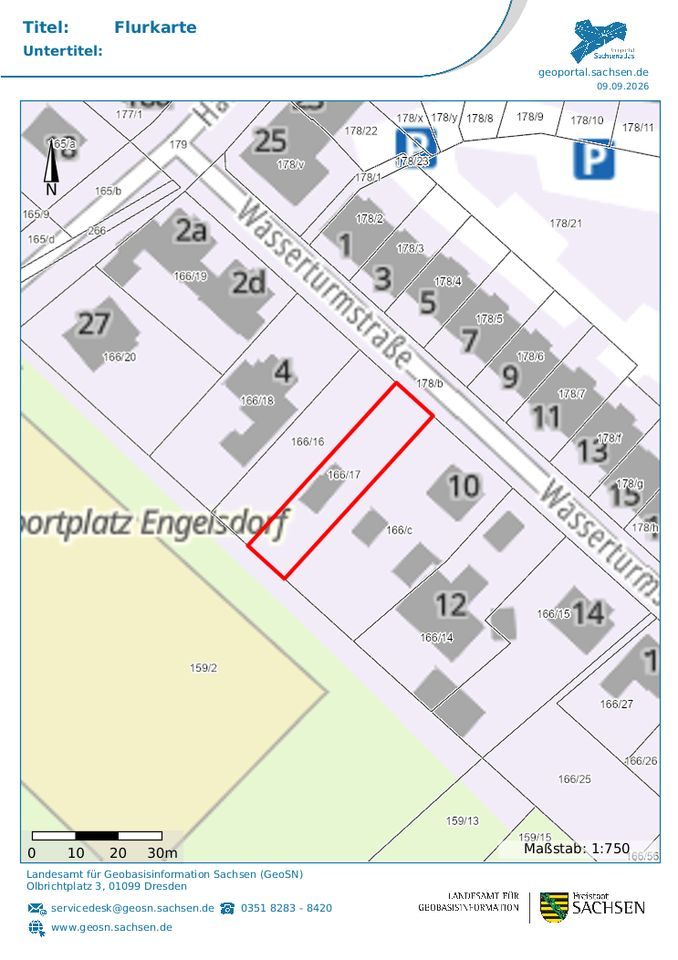
#> input picture backend/tests/fixtures/inserat-flurkarte-engelsdorf.jpg, 678 x 960 px
$ python -i ocr.py   (imports and definitions only)
#> lines starting #> are read from the running program, lines starting #| are printed output that depends on the picture
"""Reading a listing's images for cadastral references.

A seller who attaches a Geoportal print has already answered the question the
whole search exists for. Tesseract reads that print's title block reliably --
"Flurstück 790/11", "Wiesenstraße - Großbothen" -- and reads nothing at all off
a site photograph, which is exactly the property that makes this safe: the
pattern filter carries the safety, so every image is read and no classifier is
needed.

The ladder is measured, not guessed (``docs/research/flurstueck-identifikation.md``
§ 10). Upscaling is the fix, not orientation detection:

    upscale to a long edge of 1500 px  ->  --psm 6  ->  --psm 1 only if nothing matched

A 2x Lanczos upscale repaired ``--psm 1``'s blindness to a 180 deg flip and a
7 deg tilt with no deskewing at all. An orientation pre-pass costs the same on
*every* image and brings three failure modes with it, including reporting the
complement for a quarter turn -- so there is none.

The dangerous failure is not an empty answer. At 7 deg and native size the
reader returned ``Flurstück 790717``: it found the word and corrupted the
digits, and a plausible wrong number resolves to a real but foreign parcel.
That is why nothing here trusts its own output -- the numbers go out as
*Indizien* to be checked against the cadastre, and one whose numerator is wider
than the AdV key allows is dropped before it costs a request.

Tesseract is an optional dependency, like the POI index: absent, this module
says so and the search runs on text alone.
"""

from __future__ import annotations

import io
import re
import shutil
import subprocess
from dataclasses import dataclass, field

from ..errors import UpstreamError
from ..schemas import Indiz
from ..settings import AppSettings
from ..upstream import request
from ..search.indicia import normalise_parcel_number, parcel_label

SERVICE_NAME = "Die Texterkennung"

# The binary and the German language data. Both have to be there: the default
# model reads German text as English words and the parcel numbers survive, but
# the words around them -- "Flurstück", "Gemarkung" -- are what the patterns
# key on.
BINARY = "tesseract"
LANGUAGE = "deu"

# Long edge to scale every image up to before reading. The research treated
# this as a rescue for small prints and assumed real photographs would exceed
# it -- measured 05.09.2026, they do not: what a portal *serves* is 678 x 960
# for the cadastral extract and 960 x 720 for a site photograph, whatever the
# camera produced. So the upscale that repaired a 7 degree tilt and a 180
# degree flip runs on every image in production, not on the odd one.
TARGET_LONG_EDGE = 1500

# Two passes, in this order. ``psm 6`` reads an upright block; ``psm 1``
# handles the quarter turns and costs another ~900 ms, so it only runs when
# the first pass matched nothing.
PAGE_MODES = ("6", "1")

# How long one image may take. Measured sequentially: 0,9 s when the first
# pass matches, up to ~5 s for a large photograph where both passes run and
# find nothing. Generous against that, and short enough that one stuck process
# cannot hold up a search.
TIMEOUT_S = 30

# „Flurstück 790/11“, „Flurstücks-Nr. 85/1“, „Flst. 476“. The label has to be
# there: a bare number on a map is one of the small in-map labels, which the
# same measurement showed come out as garbage.
#
# The `l` is allowed to be an `i`, a `1` or a bar, because that is what the
# reader actually returns. Measured on the Borna advert's Liegenschaftskarte:
# the title block came back as „Fiurstück: 107/60“, so the one number on the
# sheet that means anything was thrown away while the Gemarkung beside it was
# read correctly. The rest of the word carries the specificity — „urst…ck“
# preceded by an f and followed by a number is not a shape that occurs by
# accident — so this costs no precision.
_PARCEL_RE = re.compile(
    r"(?:f[li1|]urst(?:ü|u|ue|ii)?ck(?:s)?[\s\-]*(?:nr\.?|nummer)?"
    r"|f[li1|]st\.?[\s\-]*(?:nr\.?)?)"
    r"\s*[:.]?\s*(\d{1,6})\s*(?:/\s*(\d{1,5}|[a-zA-Z]))?",
    re.IGNORECASE,
)
# Same tolerance for the district label. „Thräna“ itself comes back without its
# umlaut („Thrana“) and that costs nothing — the directory folds diacritics —
# but the *label* has to be recognised or the name is never looked at.
_DISTRICT_RE = re.compile(
    r"gemarkung\s*[:.]?\s*([A-ZÄÖÜ][\wäöüßÄÖÜ.\-]{2,}(?:[ -][A-ZÄÖÜ][\wäöüßÄÖÜ.\-]+)?)",
    re.IGNORECASE,
)

# The GeoSN signs every sheet it issues with its own address. A street or a
# place read next to one of these is the authority, not the plot.
_AUTHORITY = ("landesamt", "geobasisinformation", "olbrichtplatz", "geosn", "staatsbetrieb")

# The seller's own marking. A Geoportal „Flurkarte“ printed with an empty title
# carries no labelled number at all -- measured on advert 3520842196 (Leipzig-
# Engelsdorf, 23.09.2026): „Titel: Flurkarte“, „Untertitel:“ blank, and the plot
# is only a red frame drawn round the in-map label 166/17. The full-page pass
# does not even return that label, and a bare number anywhere else on the sheet
# is a neighbour. *Inside* the frame it is the plot: the frame is the statement.
#
# Red, strongly: the GeoSN sheet uses no saturated red of its own (its blues,
# purples and greys are far from it), and on the site photographs of that advert
# not one pixel passed.
_MARK_MIN_RED = 170
_MARK_MAX_OTHER = 90
_MARK_MIN_CONTRAST = 110
# Fewer red pixels than this is a speck, not a frame round a parcel. The frame
# on the measured sheet has ~1 800 at 678 x 960.
MARK_MIN_PIXELS = 200
# An enclosed interior smaller than this is the hole in a red letter, not a
# parcel. The measured frame encloses ~9 300.
MARK_MIN_INTERIOR = 400
# The in-map labels are ~9 px tall at the served size, which is why the page
# pass turns them into garbage. Enlarged, they read -- but no single factor
# reads every sheet: measured on the two real prints and on the Engelsdorf one
# turned by -5..+3 degrees, x4 read „90111“ off the Großbothen frame, x6 read
# „166/417“ off the turned Engelsdorf one, and x5 missed it at +3 degrees. Each
# scale is wrong somewhere; no two were wrong *alike*. So the crop is read at
# three, and a number counts only when two of them agree on it.
MARK_SCALES = (4, 5, 6)
MARK_AGREEMENT = 2
# ``psm 11`` -- sparse text, no assumption of lines. The masked crop is a white
# field with one label and a building in it; ``psm 6`` returned „Fi“ for the
# measured frame, ``psm 11`` returned „166/17“.
MARK_PAGE_MODE = "11"
# Inside a frame only the fraction form is taken. A bare number there is as
# likely a house number printed on the building (the ``10``, ``12`` beside the
# measured plot) as a parcel without denominator, and a plausible wrong number
# is the one failure this module exists to avoid.
_MARKED_PARCEL_RE = re.compile(r"(?<![\d/])(\d{1,6})\s*/\s*(\d{1,5}|[a-zA-Z])(?![\w/])")

# How much text an image has to yield before it is worth looking at. Below
# this the reader found noise, and noise is where a garbled number comes from.
MIN_CHARACTERS = 12


def available() -> bool:
    """Whether this server can read an image at all."""

    return shutil.which(BINARY) is not None


# [87 lines left out: functions languages, status, upscale, read, _line_around, not called in this run]


def _mentions_authority(text: str) -> bool:
    lowered = text.lower()
    return any(marker in lowered for marker in _AUTHORITY)


@dataclass
class ImageReading:
    """What one image yielded, and what it cost.

    ``failed`` is the point of this class rather than a bare string: a reader
    that timed out and a picture of a lawn produce the same empty answer, and
    reporting the first as the second is how "no cadastral extract attached"
    becomes a claim the search never actually checked.
    """

    quelle: str
    # The picture itself. A line of OCR text is the least checkable evidence in
    # the search, so anything read here can be looked at rather than trusted.
    url: str | None = None
    text: str = ""
    modes: list[str] = field(default_factory=list)
    parcels: list[str] = field(default_factory=list)
    districts: list[str] = field(default_factory=list)
    failed: str | None = None
    # The parcels were read inside the seller's marking, not off a label.
    # Said in the Indiz, because it is a different claim about the sheet.
    marked: bool = False

    @property
    def useful(self) -> bool:
        return bool(self.parcels or self.districts)


# [147 lines left out: functions patterns, marked_region, _enlarged, marked_parcels, _read_marking, not called in this run]


def read_image(data: bytes, quelle: str = "Bild", url: str | None = None) -> ImageReading:
    """The full ladder over one image: upscale, ``psm 6``, then ``psm 1``.

    When neither pass found a labelled parcel number, a red frame on the sheet
    is read on its own. It costs nothing on a photograph -- no frame, no pass.
    """

    reading = ImageReading(quelle=quelle, url=url)
    if not available():
        reading.failed = "keine Texterkennung auf diesem Server"
        return reading
    enlarged = upscale(data)
    for mode in PAGE_MODES:
        text, failure = read(enlarged, mode)
        reading.modes.append(mode)
        if failure:
            reading.failed = failure
            return reading
        if len(text.strip()) < MIN_CHARACTERS:
            continue
        parcels, districts = patterns(text)
        if parcels or districts:
            reading.text = text
            reading.parcels, reading.districts = parcels, districts
            break
        reading.text = reading.text or text
    if not reading.parcels:
        _read_marking(data, reading)
    return reading


# [12 lines not run here, left out]


# [53 lines that did not run here, left out]


def _excerpt(text: str, needle: str, pad: int = 40) -> str:
    """The line the value was read from -- the Beleg a person can check.

    Text recognition has no rectangle to hand back here, so the line it read is
    the closest thing to one. An Indiz whose evidence cannot be looked at is an
    Indiz nobody can resolve a contradiction with.
    """

    lowered, target = text.lower(), needle.split("/")[0].lower()
    index = lowered.find(target)
    if index < 0:
        return "aus einem Bild gelesen"
    left = max(0, index - pad)
    return " ".join(text[left : index + len(needle) + pad].split())

>>> import cv2
>>> picture = cv2.imread('../../tests/fixtures/inserat-flurkarte-engelsdorf.jpg', cv2.IMREAD_GRAYSCALE)
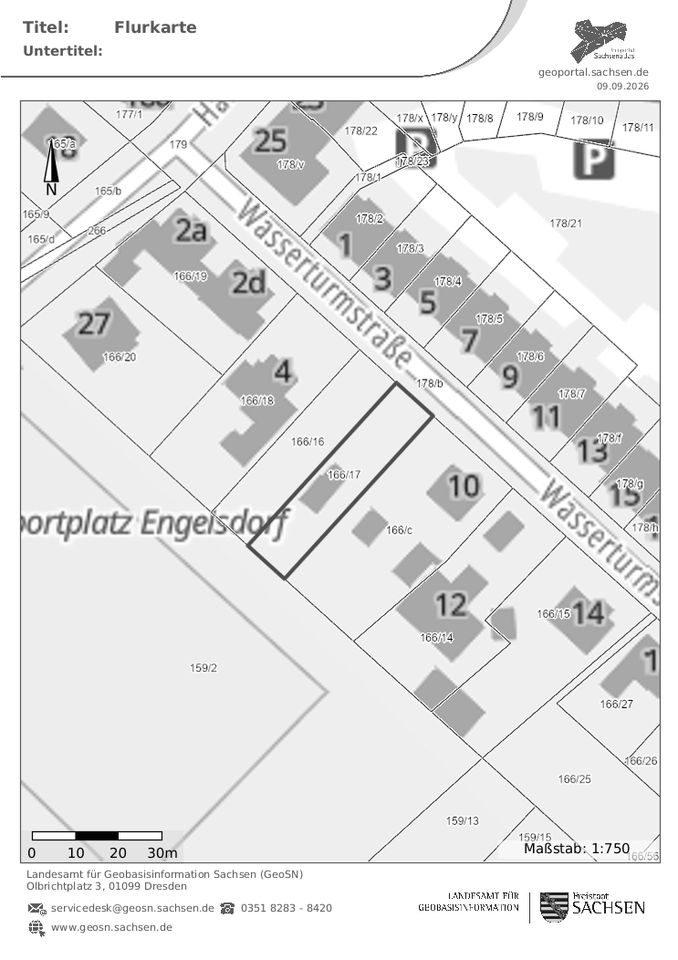
#> picture: shape (960, 678); min 0, max 255, mean 228.3
>>> result = read_image(picture)

$ run again, on backend/tests/fixtures/inserat-katasterauszug.jpg
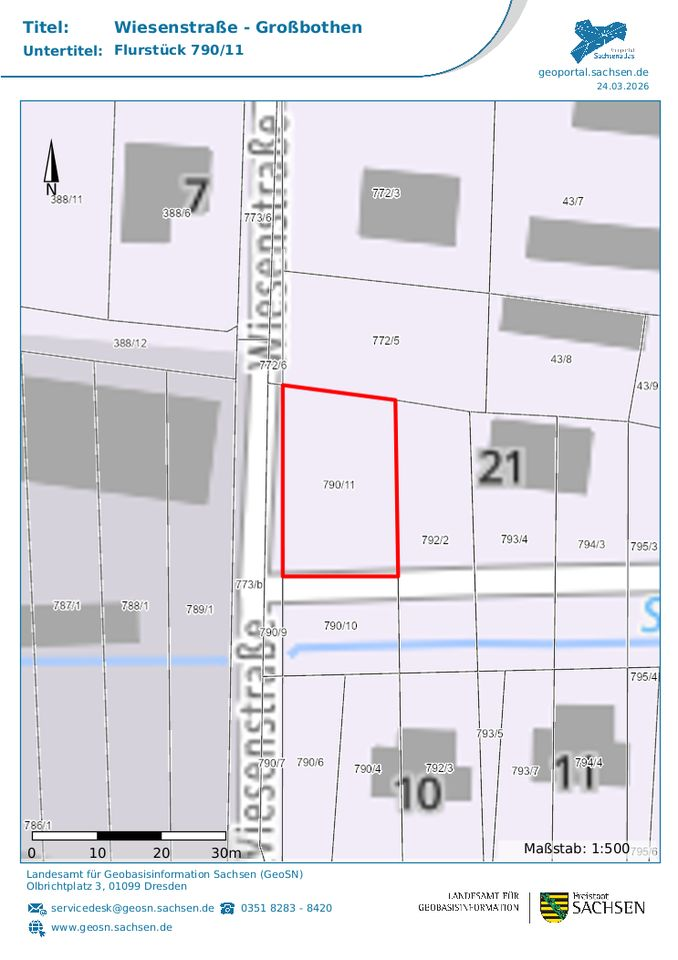
#> input picture backend/tests/fixtures/inserat-katasterauszug.jpg, 678 x 960 px
#> `picture = cv2.imread('../../tests/fixtures/inserat-flurkarte-engelsdor..`:
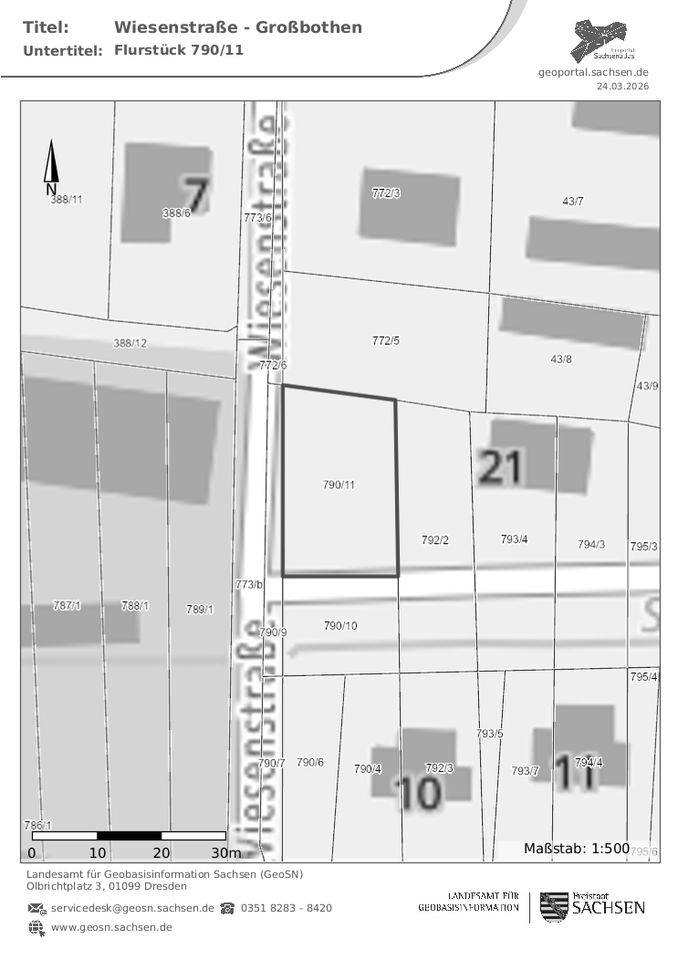
#> picture: shape (960, 678); min 0, max 255, mean 224.1

$ run again, on backend/tests/fixtures/inserat-liegenschaftskarte.jpg
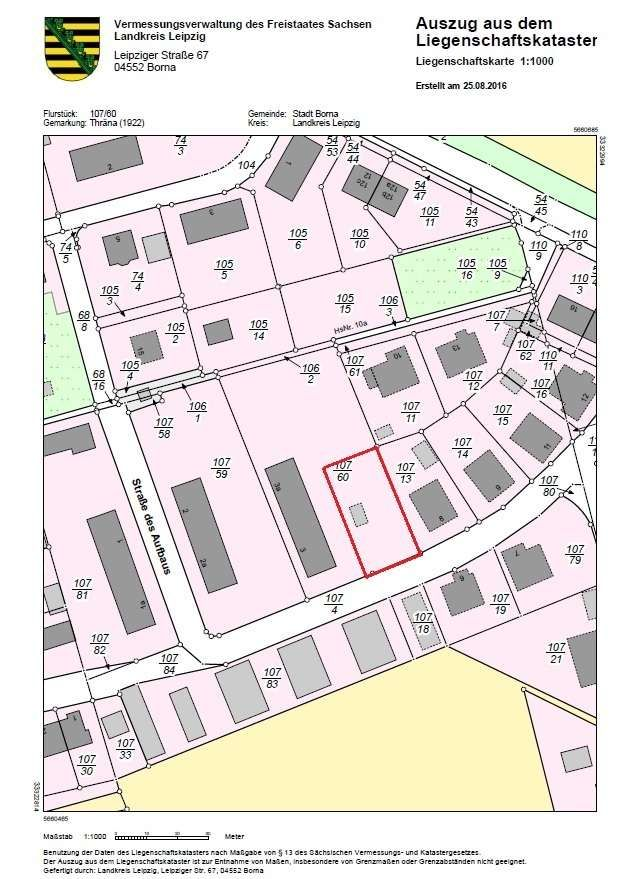
#> input picture backend/tests/fixtures/inserat-liegenschaftskarte.jpg, 619 x 879 px
#> `picture = cv2.imread('../../tests/fixtures/inserat-flurkarte-engelsdor..`:
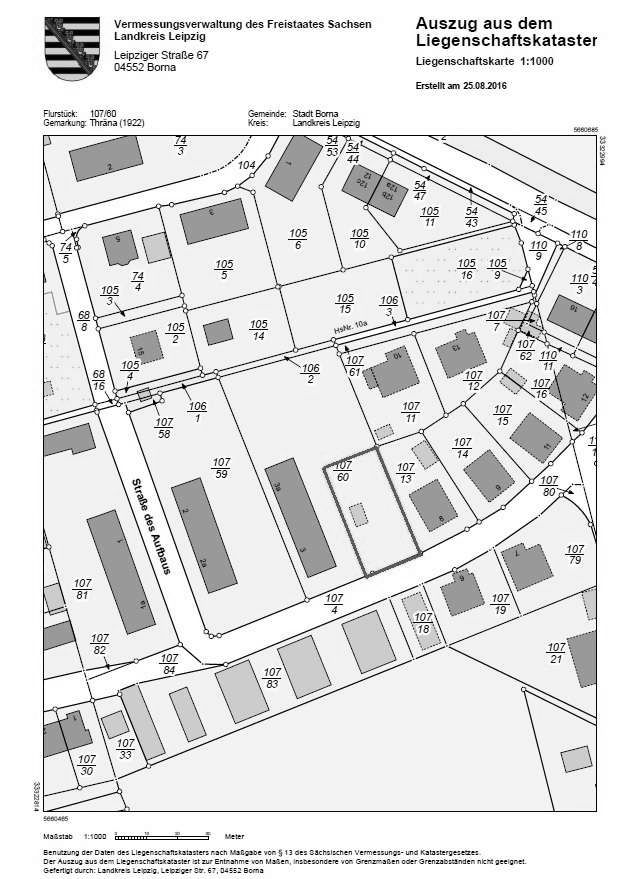
#> picture: shape (879, 619); min 0, max 255, mean 224.8
